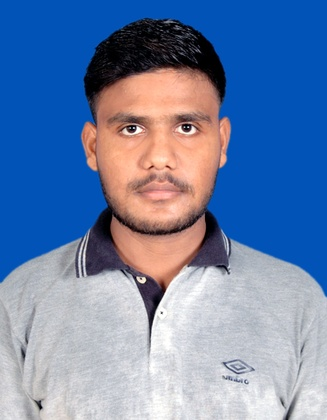
%> input picture 6th_sem/MATLAB/CIA_IMP/ImageProcessing/image.jpg, 327 x 420 px, shrunk from 413 x 531 before the run
$ octave xximage8.m   (GNU Octave 9; MATLAB toolbox functions it lacks are replaced by stand-ins)
%> lines starting %> are read from the running program, lines starting %| are printed output that depends on the picture
%Problem-8:xximage8.m : Write a program to reflect an image along x-axis
%and tthen along y-axis
clc;
close all;
clear all;
file1=input('\nEnter your input image file name=','s');
%> the answer given: image.jpg
file2=input('Enter output image file name=','s');
%> the answer given: out.png
x=imread(file1);
%> x is the input picture: size 420x327x3 uint8; mean R, G, B 108.7, 131.6, 170.4
[r,c,d]=size(x);
%> r = 420; c = 327; d = 3
y=x; % copying x pixels to y
y(r+1:2*r,1:c,1:d)=x(r:-1:1,1:c,1:d);  % Taking reflection along x-axis
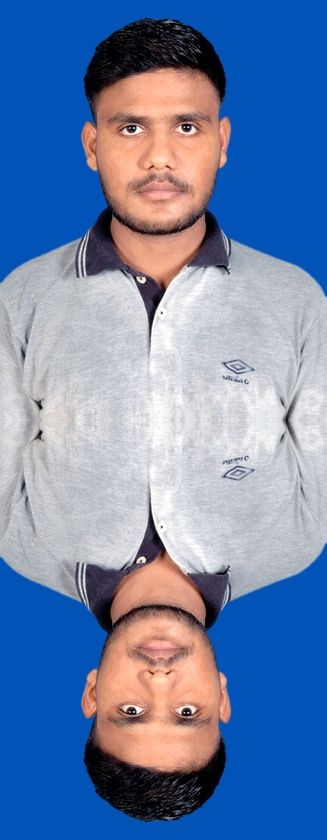
%> y: size 840x327x3 uint8; mean R, G, B 108.7, 131.6, 170.4
y(1:2*r,c+1:2*c,1:d)=y(1:2*r,c:-1:1,1:d); % Taking reflection along y-axis
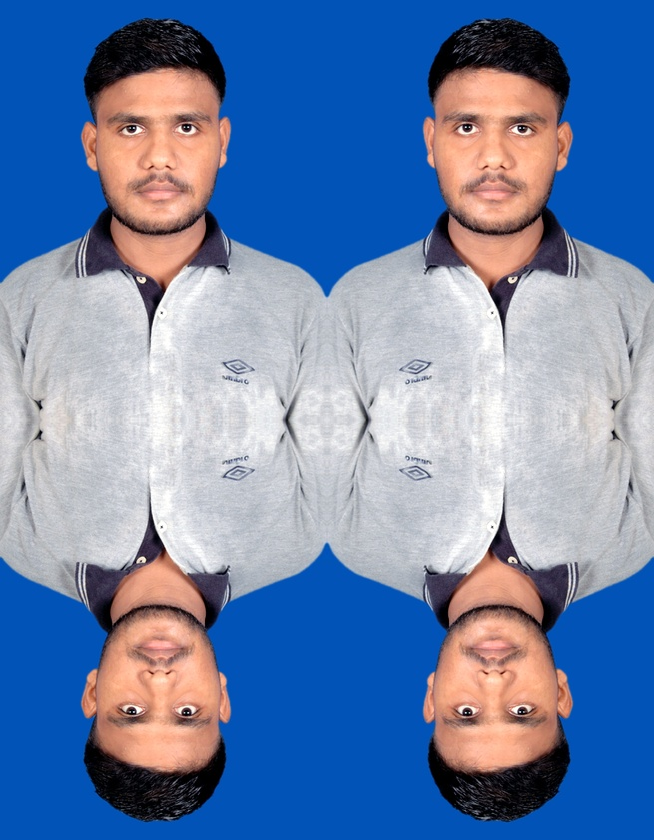
%> y: size 840x654x3 uint8; mean R, G, B 108.7, 131.6, 170.4
imshow(y);
imwrite(y,file2);
%End of program
